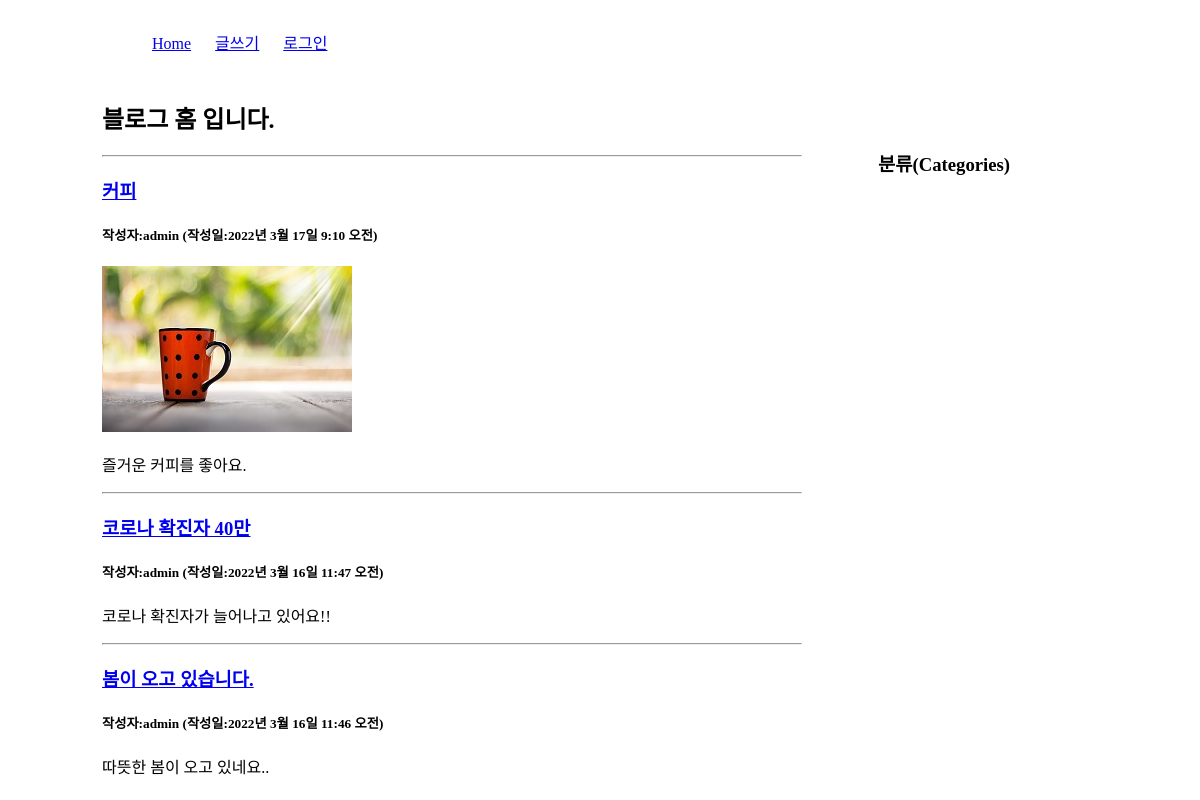
Before: / with the older database file.
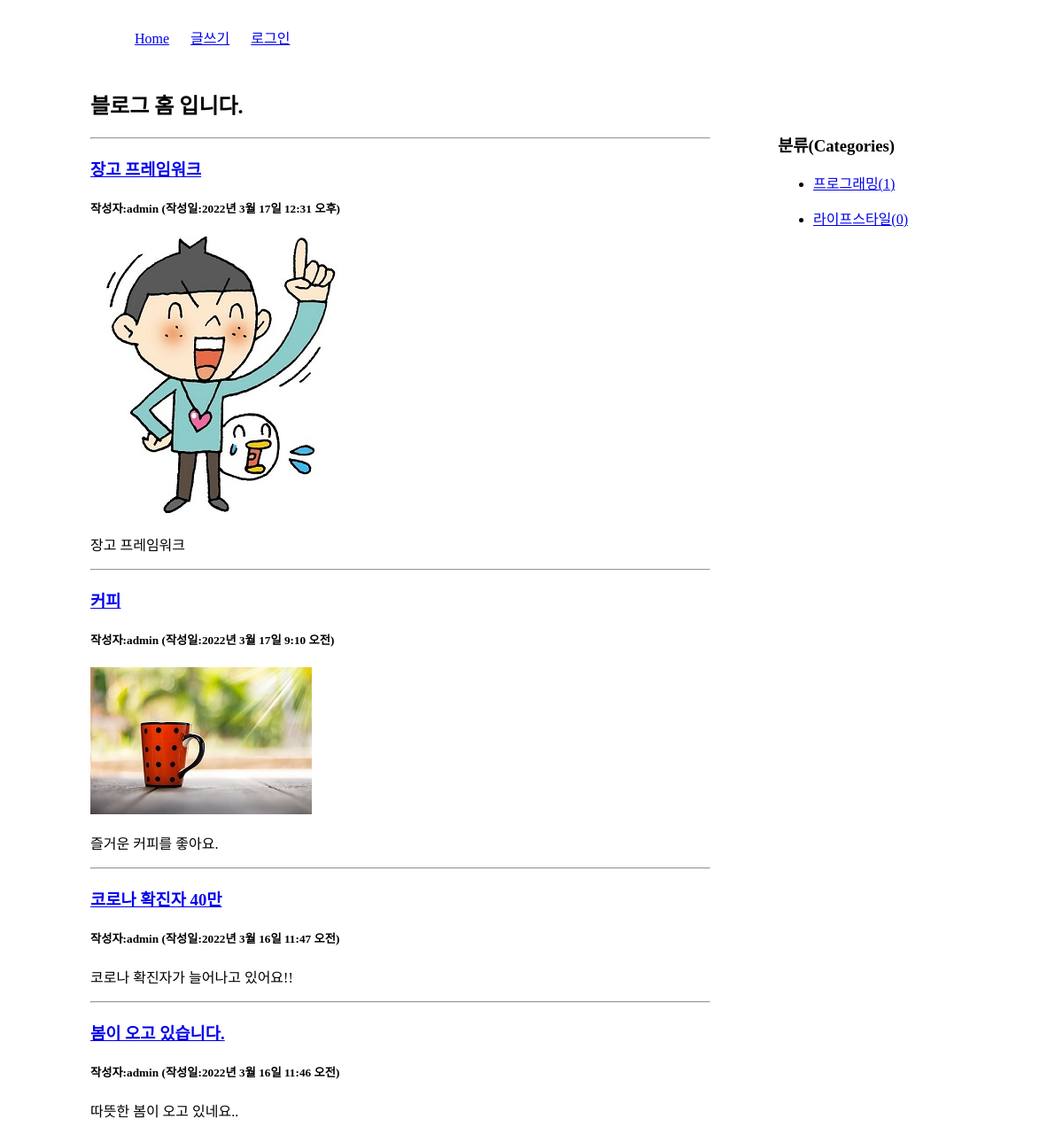
After: the same page with the newer database file.
### blog/models.py (models this page shows, shortened)
class Post(models.Model):
    title = models.CharField(max_length=100)
    content = models.TextField()
    pub_date = models.DateTimeField()
    modify_date = models.DateTimeField(null=True, blank=True)
    photo = models.ImageField(upload_to='blog/images/%Y/%m/%d/',
                              null=True, blank=True)
    author = models.ForeignKey(User, on_delete=models.CASCADE)
    category = models.ForeignKey(Category, null=True, blank=True, on_delete=models.SET_NULL)

class Category(models.Model):
    name = models.CharField(max_length=50, unique=True)  #카테고리 이름
    slug = models.SlugField(max_length=200, unique=True, allow_unicode=True)  #한글인코딩
    def __str__(self):
        return self.name
    def get_absolute_url(self):
        return "/blog/category/{}".format(self.slug)
    class Meta:
        verbose_name_plural = 'Categories'

### blog/views.py (the view)
# urls.py: path('', views.index, name='index'),  #127.0.0.1:8000/blog/
def index(request):
    post_list = Post.objects.order_by('-pub_date')  #최근 작성일 -내림차순
    categories = Category.objects.all()
    context = {'post_list': post_list, 'categories': categories}
    return render(request, 'blog/post_list.html', context)

### templates/blog/post_list.html (shortened to what this page needs)
<!DOCTYPE html>
<html lang="ko">
{% load static %}
<head>
    <link rel="stylesheet" href="{% static 'blog/css/style.css' %}">
</head>
<body>
    <div id="container">
       {% include 'navbar.html' %}
        <section id="list">
            <h1>블로그 홈 입니다.</h1>
            {% if post_list %}
                {% for post in post_list %}
                    <hr>
                    <h3><a href="{% url 'blog:detail' post.id %}">{{ post.title }}</a></h3>
                    <h5>작성자:{{ post.author }} (작성일:{{ post.pub_date }})</h5>
                        {% if post.photo %}
                            <img src="{{ post.photo.url }}">
                        {% endif %}
                    <p>{{ post.content | linebreaks }}</p>
                {% endfor %}
            {% else %}
                <p>포스트가 없습니다.</p>
            {% endif %}
        </section>
         <aside>
            <h3>분류(Categories)</h3>
            <div>
               {% for category in categories %}
                <ul>
                    <li>
                        <a href="{{ category.get_absolute_url }}">
                        {{ category }}({{ category.post_set.count }})</a>
                    </li>
                </ul>
                {% endfor %}
            </div>
        </aside>
    </div>
</body>
</html>

### templates/navbar.html
 <header>
    <nav>
        <ul>
            <li><a href="{% url 'blog:index' %}">Home</a></li>
            <li><a href="{% url 'blog:post_create' %}">글쓰기</a></li>
            {% if user.is_authenticated %}
                 <li><a href="{% url 'common:logout' %}">({{ user.username }})로그아웃</a></li>
            {% else %}
                 <li><a href="{% url 'common:login' %}">로그인</a></li>
            {% endif %}
        </ul>
    </nav>
</header>

### static/blog/css/style.css (style rules this page uses)
#container { width: 996px; margin:20px auto; }
nav ul { list-style: none; }
nav ul li { display: inline-block; margin: 10px; }
#list, #detail { width: 700px; float: left; }
aside { width: 200px; float: right; margin: 50px 20px 0 0; }

Changed rows visible on the page:
added Post: title "장고 프레임워크", author "admin", pub_date "2022년 3월 17일 12:31 오후", photo (picture), content "장고 프레임워크"
added Category: name "프로그래밍", post_set.count "1"
added Category: name "라이프스타일", post_set.count "0"
